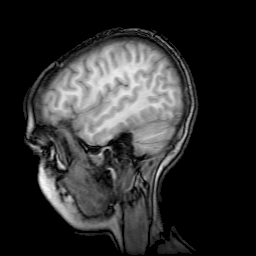
#> input picture dane/image.png, 256 x 256 px, found by its file name
$ jupyter execute --allow-errors 09_Uczenie_bez_nadzoru.ipynb   (shell and % lines are left out)
#> lines starting #> are read from the running program, lines starting #| are printed output that depends on the picture
# 1. Algorytm k-means #

Algorytm k-means jest zaimplementowany w module *scipy.cluster.vq* ([*vq: vector quantization*](https://docs.scipy.org/doc/scipy/reference/cluster.vq.html)). Mamy tam funkcję:

*kmeans(obs, k_or_guess, iter=20, thresh=1e-05)*

optymalizującą położenia centroidów, oraz pomocniczą funkcję *vq*, przypisującą poszczególne obserwacje do skupisk reprezentowanych przez centroidy.

Przed zastosowaniem algorytmu k-means na danych dobrze jest przeskalować każdą z cech w macierzy wejściowej, tak aby miała jednostkową wariancję. Można to zrobić za pomoca funkcji [*whiten*](https://docs.scipy.org/doc/scipy/reference/generated/scipy.cluster.vq.whiten.html). Ten rodzaj normalizacji jest dedykowany do k-means.

###Przykładowy kod.###
Kod ten pokazuje jak:

*   wygenerować symulowane dane,
*   przeskalować je, tak aby miały jednostkową wariancję w każdej z cech,
*   podzielić je na dwa skupiska,
*   zilustrować wynik.

[cell 1]
import matplotlib.pyplot as plt
from numpy import vstack,array
from numpy.random import rand
from scipy.cluster.vq import kmeans, vq, whiten

# generujemy dane:
# 150 dwuwymiarowych punktów z rozkładu jednorodnego ze średnią (1,1)
# 150 dwuwymiarowych punktów z rozkładu jednorodnego ze średnią  (0.5,0.5)

data = vstack((rand(150,2) + array([.5,.5]),rand(150,2)))
data = whiten(data) # obowiązkowy krok dla implementacji kmeans w scipy! Patrz: dokumentacja!
# policz K-Means dla K = 2 (2 skupiska)
centroids, _ = kmeans(data, 2)
# przypisz wektory wejściowe do skupisk
idx, _ = vq(data, centroids)

# narysuj wyniki
plt.plot(data[idx==0,0], data[idx==0,1], 'ob', data[idx==1,0], data[idx==1,1], 'or')
plt.plot(centroids[:,0], centroids[:,1], 'sg', markersize=8)
plt.show()
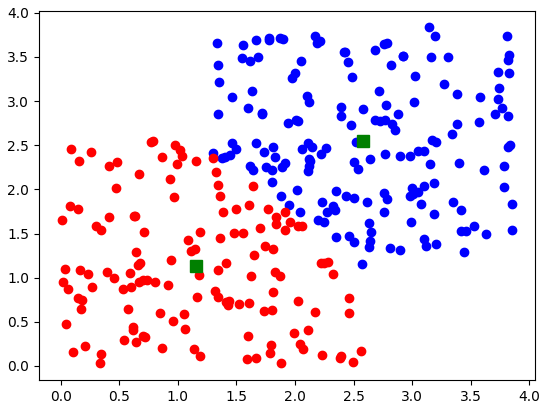
#> figure drawn by matplotlib, 1 panel

#2. Segmentacja obrazu algorytmem k-means#

W tym ćwiczeniu zapoznamy się z zastosowaniem algorytmu analizy skupień do segmetacji obrazu. Segmentacja tego typu może stanowić etap wstępnego przetwarzania na potrzeby np. detekcji obiektów lub klasyfikacji. W zadaniu tym zapoznamy sie także z metodą dobierania atumatycznie ilości skupisk.

Obrazek na którym będziemy pracować znajduje się pod [tym](https://brain.fuw.edu.pl/edu/images/b/b8/Skan.png) adresem, ale możecie go też pobrać z GitHuba:

[cell 2]
folder = '/content/uczenie-maszynowe-2021-22/dane/' # tu się domyślnie zapisuje pobrane repo z GitHuba, a dane są w folderze "dane"

[cell 3]
import matplotlib.pyplot as plt
import numpy as np
from scipy.cluster.vq import kmeans,vq

image = plt.imread(folder + 'image.png')
#> image is the input picture: shape (256, 256, 3) float32; min 0, max 1, mean 0.179
plt.axis('off')
plt.imshow(image)

Obrazek jest w skali szarości, co oznacza, że każdy piksel zakodowany w RGB ma te same wartości w każdym kanale. Możecie to dodatkowo sprawdzić. W związku z tym nie potrzebujemy wszystkich trzech kanałów. Od teraz pracuj na macierzy danych pochodzących tylko z jednego kanału.

#> (a cell that did not finish here is left out)

Teraz zamieniamy rysunek (dwuwymiarowa tablica 256x256) na wektor (o długości 256*256):

#> (a cell that did not finish here is left out)

Jak widzieliśmy powyżej, za pomocą kmeans możemy podzielić te dane na k skupisk. Ale jaką liczbę skupisk wybrać? Jest wiele metryk, które nam w tym mogą pomóc, ale my zastosujemy prosty indeks Dunn/Dunna (nie mogę znaleźć płci autora indeksu :P). Najlepsza liczba skupisk dla danego problemu ma najwyższy D-indeks.

$D(k) = \frac{J_{\mathrm{inter}}(k)}{J_{\mathrm{intra}}(k)}$

Dla każdej liczby skupisk $k$ obliczamy więc dwie wielkości:

$J_{intra} (k)$ - to jest miara odległości wewwnątrz centrów: równanie na $J$ znajduje się [tutaj](https://brain.fuw.edu.pl/edu/index.php/Uczenie_maszynowe_i_sztuczne_sieci_neuronowe/Wyk%C5%82ad_10#Algorytm_k-.C5.9Brednich:). Dostajemy je jako output kmeans.

$J_{inter} (k) = \mathrm{min}_{j<i} \sqrt{(\mu_i - \mu_j)^T (\mu_i - \mu_j)} $ - to najmniejsza odległość między dwoma centrami (spośród $k$). Musimy znaleźć ją sami. Podpowiedź: równanie jest podane dla wielowymiarowych danych, ale nasze są jednowymiarowe, więc możemy je sobie uprościć!

#> (a cell that did not finish here is left out)

Wykreślamy D-indeks i znajdujemy $k$, dla którego jest największy:

#> (a cell that did not finish here is left out)

Dla tej optymalnej ilości skupisk znajdujemy położenia centrów i przypisujemy klasę dla każdego punktu danych:

#> (a cell that did not finish here is left out)

Formatujemy wektor w obrazek i podziwiamy efekt:

#> (a cell that did not finish here is left out)

Dla porównania proszę wykreślić histogram odcieni szarości dla wektora *data* i wektora *idx*.

Na zakończenie, napiszcie proszę własnymi słowami jak działa algorytm k-means. Może być kolokwialnie ;)

Pamiętajcie, że indeks D nie wyczerpuje sposobów na znajdywanie optymalnej liczby klastrów :)

# 3. Algorytm EM (Expectation Maximization) - dla chętnych#

Program, który powstanie po uzupełnieniu kodu powinien ilustrować dopasowywanie modelu EM do danych będzących sumą dwóch rozkładów gaussowskich.

Najpierw standardowe importy i kilka funkcji pomocniczych:

[cell 10]
import matplotlib
import pylab as py
import random, copy
import numpy as np
import sys


# [56 lines left out: functions pnorm, draw_params, plot_gauss, not called in this run]

## Szkielet algorytmu ##
Poniższy kod to szkielet właściwej funkcji wykonującej optymalizację. Trzeba go uzupełnić implementując równania z wykładu. Proszę uważnie czytać komentarze.

#> (a cell that did not finish here is left out)

## Finalny program ##
Przykładowy program korzystający z powyższych funkcji:

[cell 12]
# robimy mieszankę dwóch gaussów:
#parametry rozkładu
# wektor średnich:
mu1 = [-2,-3]
# macierz kowariancji:
Sigma1 = np.array([[1, 0.5],
                  [0.5, 1]])
# generujemy dane:
x1 = np.random.multivariate_normal(mu1, Sigma1, 150) #
mu2 = [-0.5,2]
# macierz kowariancji:
Sigma2 = np.array([[3, 0.5],
                  [0.5, 1]])
# generujemy dane:
x2 = np.random.multivariate_normal(mu2, Sigma2, 150) #
# łączymy x1 i x2 aby otrzymac jeden zbiór
x = np.vstack((x1,x2))
py.plot(x[:,0],x[:,1],'g.')
py.axis('equal')
py.show()
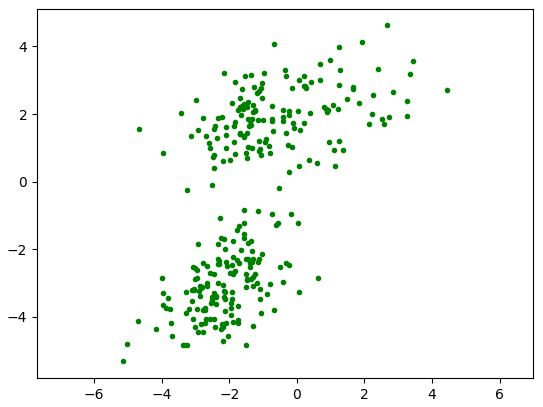
#> figure drawn by matplotlib, 1 panel
py.figure()
#> (the rest of this cell did not finish here and is left out)
